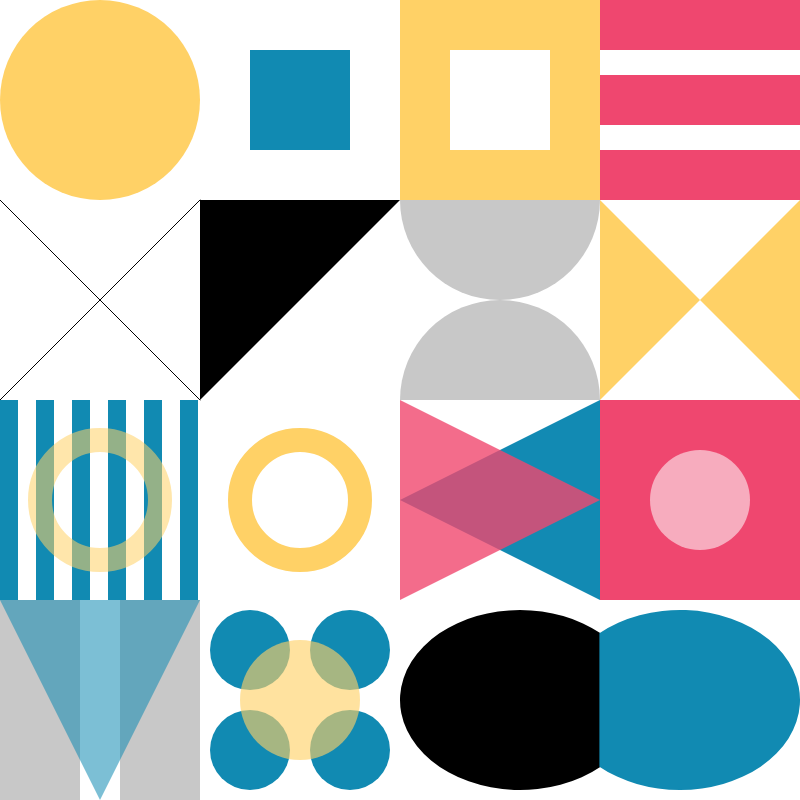
Frame 1 (no input)
Frame 60 (no input): identical to frame 1, image omitted
Frame 120 (the mouse pressed at the canvas centre since frame 60): identical to frame 1, image omitted

The p5.js sketch that drew this single still picture (run headless with seeded random() and noise() and a simulated clock; from frame 60 on, the mouse is pressed at the canvas centre):

// p5.js sketch
// ── sketch.js
function setup() {
  createCanvas(800, 800);
}

function draw() {
  colorMode(RGB);
  rectMode(CORNER);
  background(255);

  // row 1
  noStroke();
  fill(255, 209, 102);  //yellow
  ellipse(100, 100, 200);
  fill(17, 138, 178);  //blue
  rect(100+100+50, 0+50, 100, 100);
  fill(255, 209, 102);  //yellow
  rect(400, 0, 200, 200);
  fill(255);
  rect(400+50, 50, 100, 100);
  fill(239, 71, 111);  //red
  rect(600, 0, 200, 50);
  rect(600, 100-25, 200, 50);
  rect(600, 200-50, 200, 50);

  //row 2
  stroke(0);
  strokeWeight(1);
  line(0, 200, 200, 400);
  line(200, 200, 0, 400);
  noStroke();
  fill(0);
  rect(200, 200, 200, 200);
  fill(255);
  triangle(400, 200, 400, 400, 200, 400);
  fill(200);
  arc(500, 200, 200, 200, 0, PI, OPEN);
  arc(500, 400, 200, 200, PI, TWO_PI, OPEN);
  fill(255, 209, 102);  //yellow
  triangle(600, 200, 600, 400, 700, 300);
  triangle(800, 200, 800, 400, 700, 300);

  // row 3
  fill(17, 138, 178);
  rect(0, 400, 18, 200);
  rect(18*2, 400, 18, 200);
  rect(18*4, 400, 18, 200);
  rect(18*6, 400, 18, 200);
  rect(18*8, 400, 18, 200);
  rect(18*10, 400, 18, 200);
  noFill();
  stroke(255, 209, 102, 140);
  strokeWeight(24);
  ellipse(100, 500, 120, 120);
  noFill();
  stroke(255, 209, 102);
  strokeWeight(24);
  ellipse(100+200, 500, 120, 120);

  colorMode(HSB);
  noStroke();
  fill(195, 90, 70);  //rgb : (17, 138, 178)
  triangle(400+200, 400, 400+200, 600, 600-200, 500);
  fill(346, 70, 94, 0.8);  //rgb : (239, 71, 111, 180)
  triangle(400, 400, 400, 600, 600, 500);

  colorMode(RGB);
  rectMode(CENTER);
  fill(239, 71, 111);
  rect(600+100, 400+100, 200, 200);
  fill(255, 140);
  ellipse(600+100, 400+100, 100, 100);

  // row 4
  fill(0);
  arc(400+120, 600+100, 240, 180, PI*0.22, PI*(2-0.22), OPEN);
  fill(17, 138, 178);
  arc(800-120, 600+100, 240, 180, PI*(1+0.22), PI*(1-0.22), OPEN);
  fill(200);
  rect(100, 600+100, 200, 200);
  fill(255);
  rect(100, 600+100, 40, 200);
  fill(17, 138, 178, 140);
  triangle(0, 600, 200, 600, 100, 800);
  fill(17, 138, 178);
  ellipse(200+50, 600+50, 80, 80);
  ellipse(200+50+100, 600+50, 80, 80);
  ellipse(200+50, 600+50+100, 80, 80);
  ellipse(200+50+100, 600+50+100, 80, 80);
  fill(255, 209, 102, 160);
  ellipse(200+100, 600+100, 120, 120);

}
